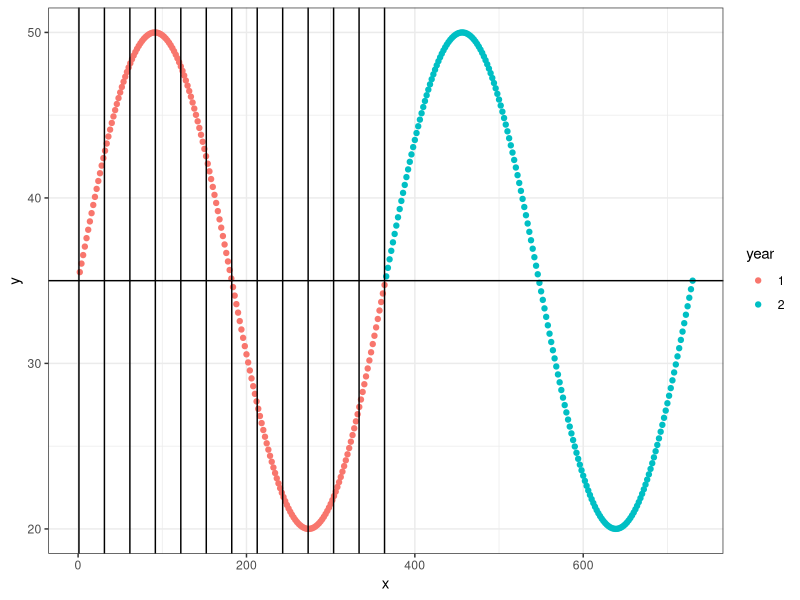
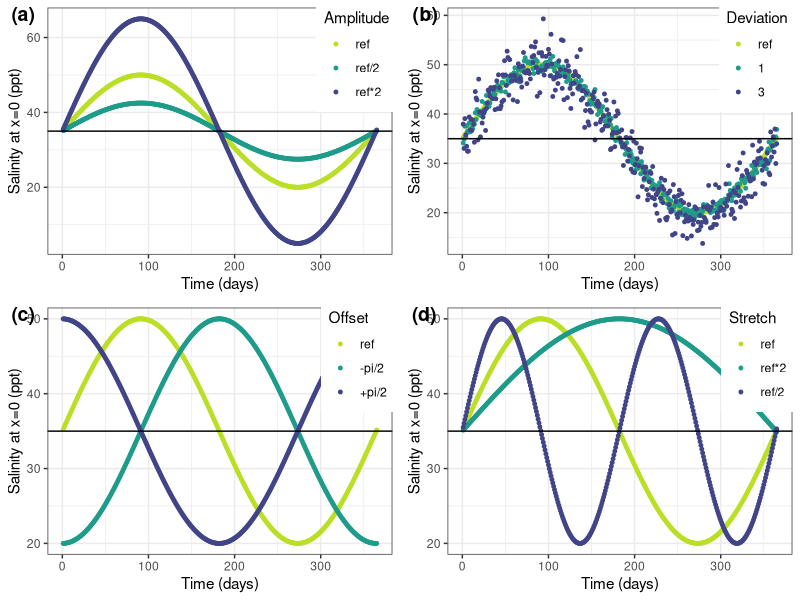
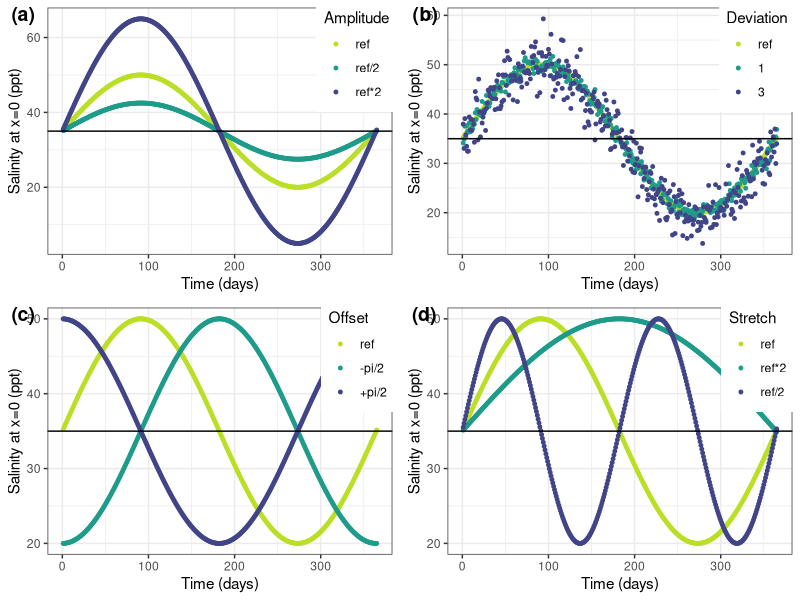

Write the R code that produced these figures, in order.
library(tidyverse)
library(ggpubr)
theme_set(theme_bw())

# Function to calculate salinity at the border
# time_sec: time (seconds)
# s_x: salinity border (kg/kg)
# amplitude: amplitude of sine (kg/kg)
# stretch: horizontal stretch of sine 
# offset: offset of sine
# deviation: deviation in salinity (kg/kg)

sal.x.t = function(time_sec, s_x, amplitude, stretch, offset, deviation){
    xi <- amplitude * sin(time_sec /stretch + offset) + s_x
    xi = rnorm(n = length(xi), mean = xi, sd = deviation)
    return(xi)
}


# Example I ----

time_sec <- 3600*24*c(1:365*2)   # t2 years
salinity_left = 35 / 10^3        # salinity at the left border (x=0), 35ppt
amplitude <- 15 / 10^3
stretch <-  365*3600*24 / 2 / pi #0.5*365/2/pi * 3600 * 24 
offset <- 0
deviation = 0

sal_t_left = sal.x.t(time_sec, salinity_left, amplitude, stretch, offset, deviation)

data.frame(x = time_sec/3600/24,
           y = sal_t_left*10^3) %>% 
    mutate(year = ifelse(x < 365.25, "1", "2")) %>%
    ggplot(., aes(x = x, y = y, col = year)) +
    geom_point() +
    geom_hline(yintercept = salinity_left*10^3) +
    geom_vline(xintercept = seq(1, 365.25, by = 30.25))



# Example II ----

time_sec <- 3600*24*c(1:365)   # time in sec., e.g. 2 years
salinity_left = 35 / 10^3        # salinity at the left border (x=0)

amplitude <- 15 / 10^3
stretch <- 3600 * 24 * 58
offset <- 0
deviation = 0

# Reference
ref = sal.x.t(time_sec = time_sec, 
              s_x = salinity_left, 
              amplitude = amplitude, 
              stretch = stretch, 
              offset = offset,
              deviation = deviation)

# Amplitude
am_a = sal.x.t(time_sec = time_sec, 
                s_x = salinity_left, 
                amplitude = amplitude / 2, 
                stretch = stretch, 
                offset = offset,
                deviation = deviation)

am_b = sal.x.t(time_sec = time_sec, 
                s_x = salinity_left, 
                amplitude = amplitude * 2, 
                stretch = stretch, 
                offset = offset,
                deviation = deviation)
    
p1 = data.frame(x = time_sec / 3600 / 24,
                ref, am_a, am_b) %>% 
    gather(., key, value, ref, am_a, am_b) %>% 
    mutate(value = value * 10^3) %>% 
    mutate(key = factor(key,
                           levels = c("ref", "am_a", "am_b"),
                           labels = c("ref", "ref/2", "ref*2"))) %>% 
    ggplot(., aes(x = x, y = value, col = key, linetype = key)) +
    geom_point(size = 1) +
    geom_hline(yintercept = salinity_left*10^3) +
    scale_color_viridis_d(begin = 0.2, end = 0.9, direction = -1) +
    labs(x = "Time (days)",
         y = "Salinity at x=0 (ppt)",
         col = "Amplitude",
         linetype = "Amplitude") +
    theme(legend.position = c(0.9, 0.8))

# Deviation

dev_a = sal.x.t(time_sec = time_sec, 
                s_x = salinity_left, 
                amplitude = amplitude, 
                stretch = stretch, 
                offset = offset,
                deviation = deviation + 1/10^3)

dev_b = sal.x.t(time_sec = time_sec, 
                s_x = salinity_left, 
                amplitude = amplitude, 
                stretch = stretch, 
                offset = offset,
                deviation = deviation + 3/10^3)



p2 = data.frame(x = time_sec / 3600 / 24,
                ref, dev_a, dev_b) %>% 
    gather(., key, value, ref, dev_a, dev_b) %>% 
    mutate(value = value * 10^3) %>% 
    mutate(key = factor(key,
                        levels = c("ref", "dev_a", "dev_b"),
                        labels = c("ref", "1", "3"))) %>% 
    ggplot(., aes(x = x, y = value, col = key, linetype = key)) +
    geom_point(size = 1) +
    geom_hline(yintercept = salinity_left*10^3) +
    scale_color_viridis_d(begin = 0.2, end = 0.9, direction = -1) +
    labs(x = "Time (days)",
         y = "Salinity at x=0 (ppt)",
         col = "Deviation",
         linetype = "Deviation") +
    theme(legend.position = c(0.9, 0.8))

# Offset along time 
off_a = sal.x.t(time_sec = time_sec, 
                s_x = salinity_left, 
                amplitude = amplitude, 
                stretch = stretch, 
                offset = offset - pi/2,
                deviation = deviation)

off_b = sal.x.t(time_sec = time_sec, 
                s_x = salinity_left, 
                amplitude = amplitude, 
                stretch = stretch, 
                offset = offset + pi/2,
                deviation = deviation)


p3 = data.frame(x = time_sec / 3600 / 24,
                ref, off_a, off_b) %>% 
    gather(., key, value, ref, off_a, off_b) %>% 
    mutate(value = value * 10^3) %>% 
    mutate(key = factor(key,
                        levels = c("ref", "off_a", "off_b"),
                        labels = c("ref", "-pi/2", "+pi/2"))) %>% 
    ggplot(., aes(x = x, y = value, col = key, linetype = key)) +
    geom_point(size = 1) +
    geom_hline(yintercept = salinity_left*10^3) +
    scale_color_viridis_d(begin = 0.2, end = 0.9, direction = -1) +
    labs(x = "Time (days)",
         y = "Salinity at x=0 (ppt)",
         col = "Offset",
         linetype = "Offset") +
    theme(legend.position = c(0.9, 0.8))

# Horizontal stretch, i.e., defining the number of cycles per time period
str_a = sal.x.t(time_sec = time_sec, 
              s_x = salinity_left, 
              amplitude = amplitude, 
              stretch = stretch * 2, 
              offset = offset,
              deviation = deviation)

str_b = sal.x.t(time_sec = time_sec, 
              s_x = salinity_left, 
              amplitude = amplitude, 
              stretch = stretch / 2, 
              offset = offset,
              deviation = deviation)



p4 = data.frame(x = time_sec / 3600 / 24,
                ref, str_a, str_b) %>% 
    gather(., key, value, ref, str_a, str_b) %>% 
    mutate(value = value * 10^3) %>% 
    mutate(key = factor(key,
                        levels = c("ref", "str_a", "str_b"),
                        labels = c("ref", "ref*2", "ref/2"))) %>% 
    ggplot(., aes(x = x, y = value, col = key, linetype = key)) +
    geom_point(size = 1) +
    geom_hline(yintercept = salinity_left*10^3) +
    scale_color_viridis_d(begin = 0.2, end = 0.9, direction = -1) +
    labs(x = "Time (days)",
         y = "Salinity at x=0 (ppt)",
         col = "Stretch",
         linetype = "Stretch") +
    theme(legend.position = c(0.9, 0.8))




ggarrange(p1, p2, p3, p4, ncol = 2, nrow = 2,
          # legend = "bottom",
          labels = c("(a)", "(b)", "(c)", "(d)"))

ggsave("salinity_stretch_offset.jpg",
       width = 10, height = 7)
